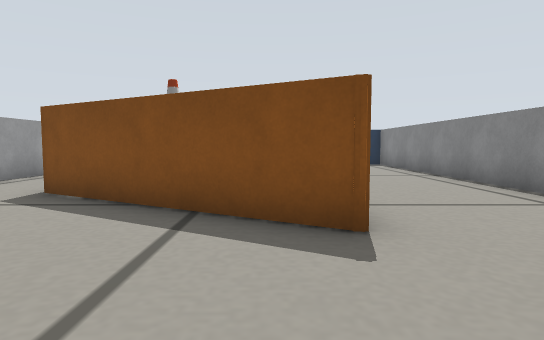
[1] (above)

16 first-person views from a walk through a Gazebo world. The camera is 0.17 m above the floor, tilts 4° down and sees 75° across. The floor is counted in squares, 0.2 m on a side. Each view is taken from the middle of a square. On the plan, view 1 faces up. The plan holds only what a view shows up to about 12 squares ahead; the rest is blank.

[2]
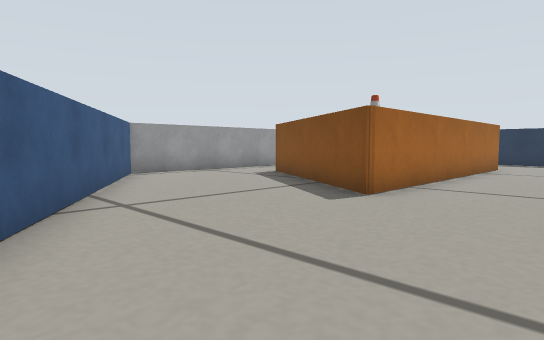

[3]
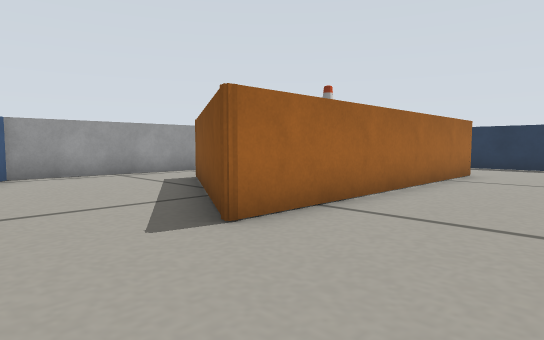

[4]
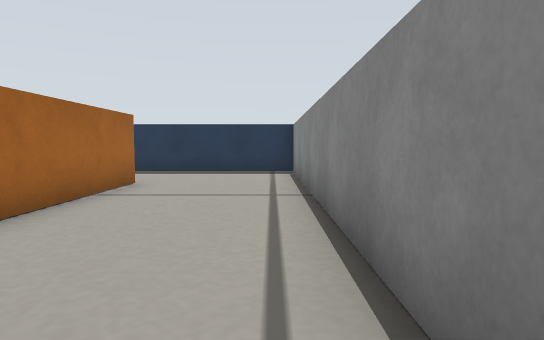

[5]
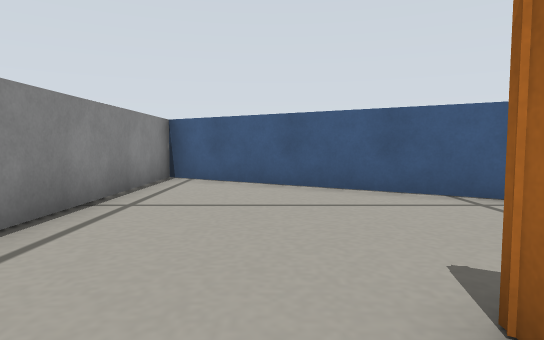

[6]
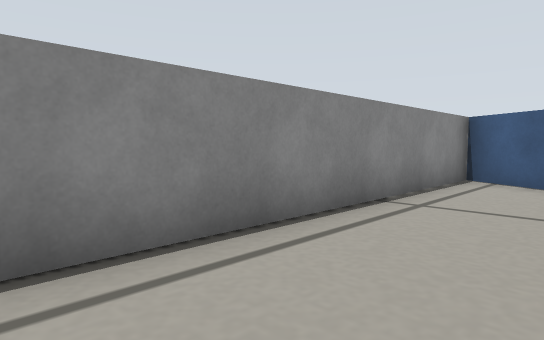

[7]
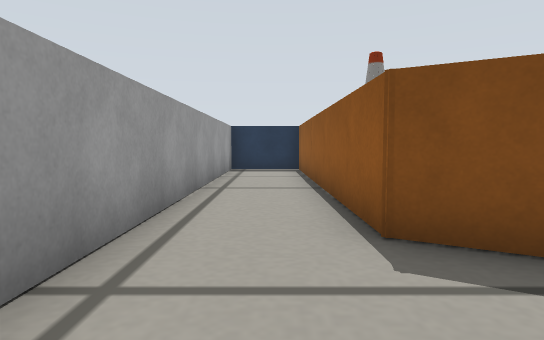

[8]
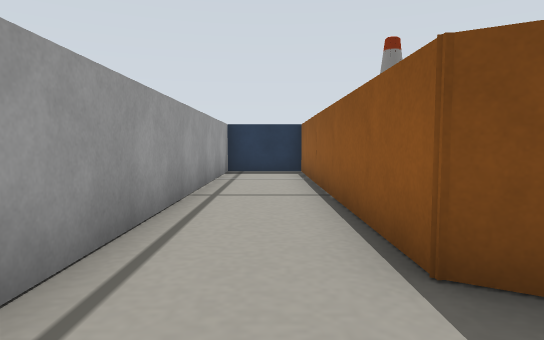

[9]
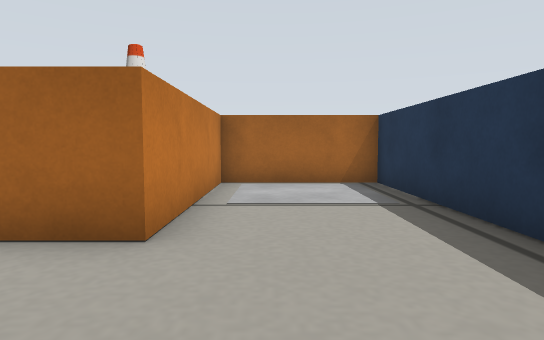

[10]
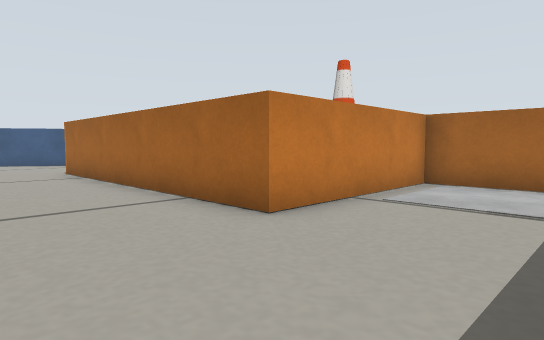

[11]
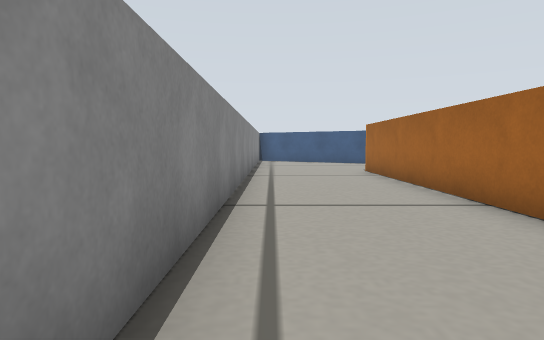

[12]
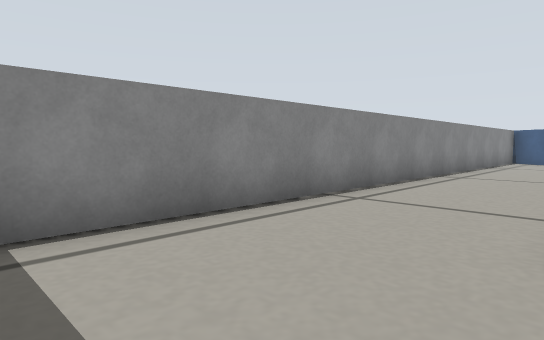

[13]
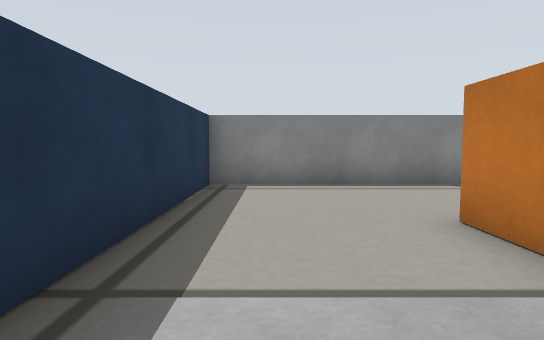

[14]
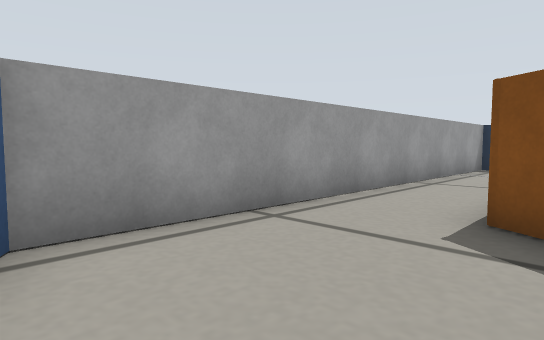

[15]
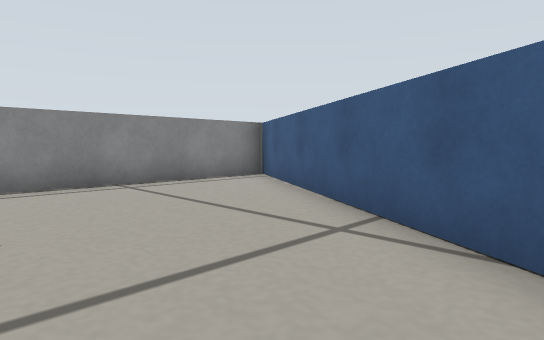

[16]
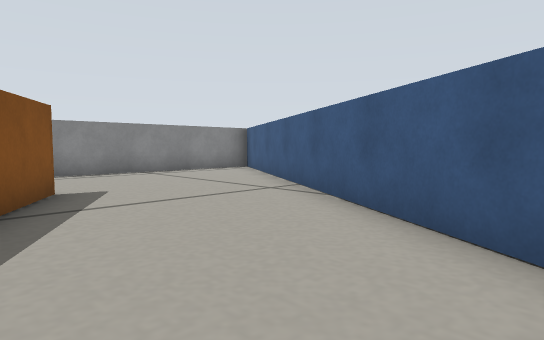

### Floor plan
Points are (right, up) in squares from view 1. A wall is a line through its corners. A room is listed if a view was taken in it or the views show most of it. See-through windows are left out.
Room 1 (views 1, 2, 3, 4, 5, 6, 7, 8, 9, 10, 11, 12, 13, 14, 15, 16)
walls: (4.7, 15.4) (-6.4, 15.4) (-6.4, 2.5) (4.7, -4.3) (4.7, 15.4); (-3.9, 15.4) (-3.9, 11.9) (0.9, 11.9) (0.9, 3.3) (-4, 6.2) (-4.1, 15.2)

Where each view was taken, in squares from view 1:
view 1: 0 up, 0 right, facing up
view 2: 2 down, 4 right, facing up-left
view 3: 1 up, 4 right, facing up-left
view 4: 4 up, 4 right, facing up
view 5: 5 up, 2 right, facing down
view 6: 5 up, 2 right, facing down-right
view 7: 3 up, 5 left, facing up
view 8: 4 up, 5 left, facing up
view 9: 13 up, 4 right, facing left
view 10: 15 up, 4 right, facing down-left
view 11: 15 up, 4 right, facing down
view 12: 15 up, 1 right, facing down-right
view 13: 14 up, 3 left, facing right
view 14: 2 up, 3 left, facing up-left
view 15: 3 up, 3 left, facing down-right
view 16: 5 up, 6 left, facing down-right
